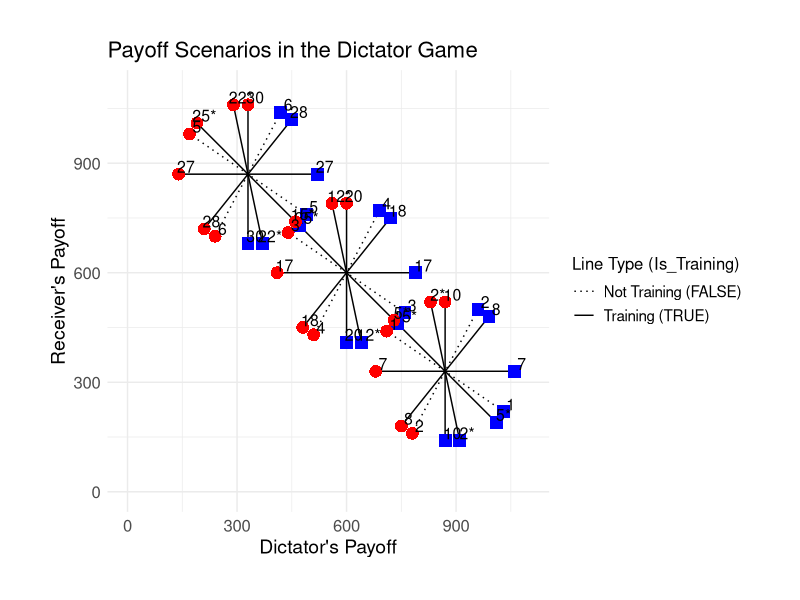

The R script that drew this image:
## ---- chunk 1
knitr::opts_chunk$set(echo = TRUE)
## ---- chunk 2
# 必要なライブラリを読み込む
library(ggplot2)
## ---- chunk 3
# CSVデータを読み込む
data <- read.csv("Table.csv")

# Is_Training 列を論理型に変換
data$Is_Training <- as.logical(data$Is_Training)

# NA がある場合の処理
data$Is_Training[is.na(data$Is_Training)] <- FALSE

# 線のデータを準備
data_lines <- data.frame(
  Game = data$Game,
  X_Dictator = data$Option_X_Dictator,
  X_Receiver = data$Option_X_Receiver,
  Y_Dictator = data$Option_Y_Dictator,
  Y_Receiver = data$Option_Y_Receiver,
  Is_Training = data$Is_Training
)

# 線の種類を設定
data_lines$Line_Type <- ifelse(data_lines$Is_Training, "solid", "dotted")
## ---- chunk 4
# プロット作成
ggplot() +
  # 線を描画
  geom_segment(
    data = data_lines,
    aes(
      x = X_Dictator, y = X_Receiver,
      xend = Y_Dictator, yend = Y_Receiver,
      linetype = Line_Type
    ),
    color = "black"
  ) +
  # Option X のポイントを描画
  geom_point(
    data = data_lines,
    aes(x = X_Dictator, y = X_Receiver),
    color = "blue", size = 4, shape = 15
  ) +
  # Option X の横にゲーム番号を表示
  geom_text(
    data = data_lines,
    aes(x = X_Dictator, y = X_Receiver, label = Game),
    nudge_x = 20, nudge_y = 20,
    size = 4
  ) +
  # Option Y のポイントを描画
  geom_point(
    data = data_lines,
    aes(x = Y_Dictator, y = Y_Receiver),
    color = "red", size = 4, shape = 16
  ) +
  # Option Y の横にゲーム番号を表示
  geom_text(
    data = data_lines,
    aes(x = Y_Dictator, y = Y_Receiver, label = Game),
    nudge_x = 20, nudge_y = 20,
    size = 4
  ) +
  # ラベルとテーマ設定
  labs(
    x = "Dictator's Payoff",
    y = "Receiver's Payoff",
    title = "Payoff Scenarios in the Dictator Game",
    linetype = "Line Type (Is_Training)"
  ) +
  # linetype の凡例設定
  scale_linetype_manual(
    values = c("solid" = "solid", "dotted" = "dotted"),
    labels = c("solid" = "Training (TRUE)", "dotted" = "Not Training (FALSE)")
  ) +
  # 縦横比を1:1に固定
  coord_fixed(ratio = 1) +
  # グラフの表示範囲を調整
  scale_x_continuous(limits = c(0, 1100)) +
  scale_y_continuous(limits = c(0, 1100)) +
  theme_minimal() +
  theme(
    legend.title = element_text(size = 12),
    legend.text = element_text(size = 11),
    axis.title = element_text(size = 14),
    axis.text = element_text(size = 12),
    plot.title = element_text(size = 16),
    aspect.ratio = 1,
    plot.margin = margin(30, 30, 30, 30, "pt")
  )
